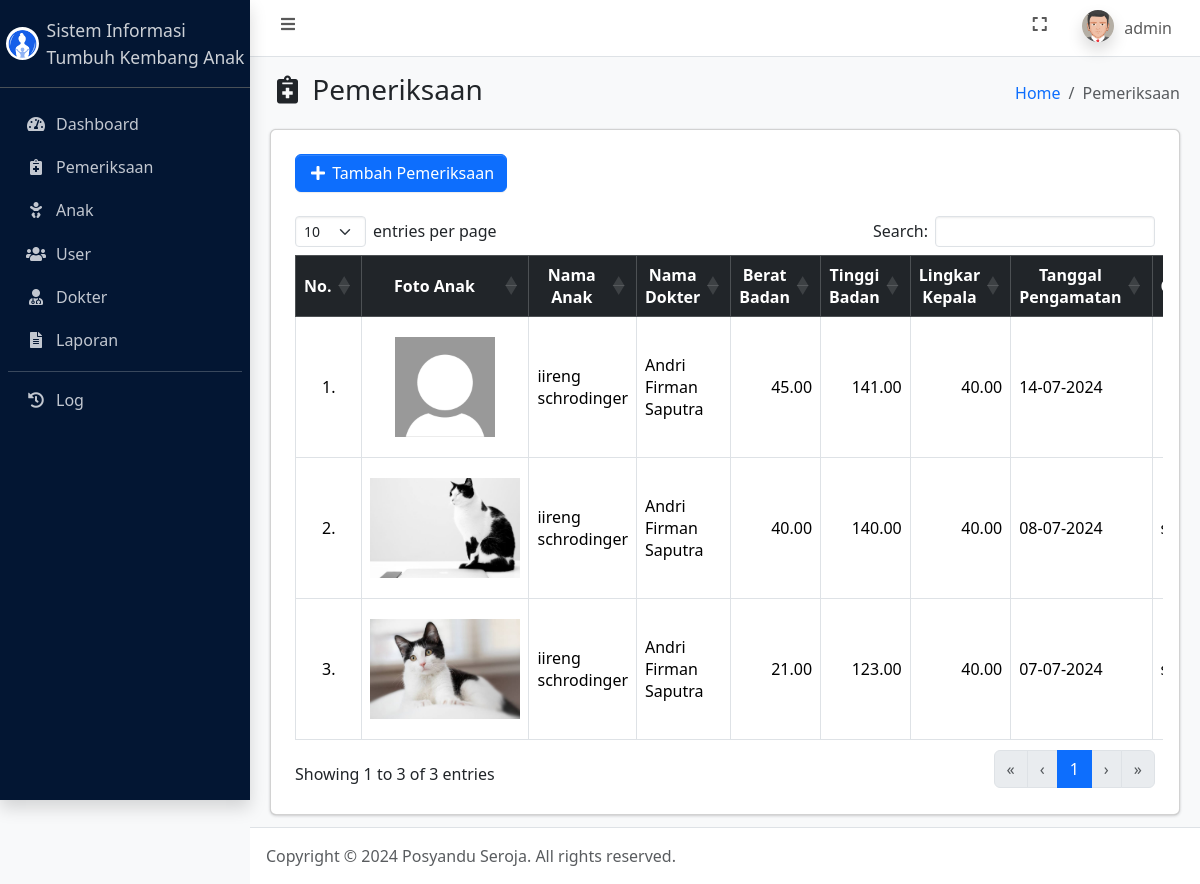
/pemeriksaan.php (signed in), run on the app's committed database.
### tables this page shows
CREATE TABLE `user` (
  `id_user` int(11) NOT NULL,
  `username` varchar(50) NOT NULL,
  `password` varchar(255) NOT NULL,
  `jabatan` enum('admin','petugas') NOT NULL,
  `nama` varchar(100) NOT NULL,
  `foto` text NOT NULL,
  `dibuat_pada` timestamp NOT NULL DEFAULT current_timestamp()
);

CREATE TABLE `pemeriksaan` (
  `id_pemeriksaan` int(11) NOT NULL,
  `id_anak` int(11) NOT NULL,
  `id_dokter` int(11) NOT NULL,
  `berat_badan` decimal(5,2) NOT NULL,
  `tinggi_badan` decimal(5,2) NOT NULL,
  `lingkar_kepala` decimal(5,2) DEFAULT NULL,
  `tanggal_pengamatan` datetime NOT NULL,
  `catatan` text DEFAULT NULL,
  `foto` text NOT NULL,
  `id_user` int(11) NOT NULL
);

CREATE TABLE `anak` (
  `id_anak` int(11) NOT NULL,
  `nama` varchar(100) NOT NULL,
  `tanggal_lahir` date NOT NULL,
  `jenis_kelamin` enum('laki-laki','perempuan') NOT NULL,
  `nama_ibu_kandung` varchar(100) NOT NULL,
  `no_telepon_orang_tua` varchar(15) DEFAULT NULL,
  `alamat_orang_tua` text NOT NULL,
  `foto` text NOT NULL,
  `dibuat_pada` timestamp NOT NULL DEFAULT current_timestamp()
);

CREATE TABLE `dokter` (
  `id_dokter` int(11) NOT NULL,
  `nama` varchar(100) NOT NULL,
  `spesialis` varchar(100) NOT NULL,
  `no_telepon` varchar(15) DEFAULT NULL,
  `alamat` text DEFAULT NULL,
  `foto` text NOT NULL,
  `dibuat_pada` timestamp NOT NULL DEFAULT current_timestamp()
);

### connection.php (called while the page is built, shortened)
<?php
	$host = 'localhost';
	$user = 'root';
	$pass = '';
	$database = 'tumbuh_kembang_anak';
	$conn = mysqli_connect($host, $user, $pass, $database);
    if (isset($_SESSION['id_user'])) {
    	$id_user = $_SESSION['id_user'];
		$dataUser = mysqli_fetch_assoc(mysqli_query($conn, "SELECT * FROM user WHERE id_user = $id_user"));
	}
?>

### pemeriksaan.php (the view, shortened to what this page needs)
<?php
    require_once 'connection.php';
    $pemeriksaan = mysqli_query($conn, "SELECT *, anak.nama as nama_anak, pemeriksaan.foto as foto_anak, dokter.nama as nama_dokter FROM pemeriksaan LEFT JOIN anak ON pemeriksaan.id_anak = anak.id_anak LEFT JOIN dokter ON pemeriksaan.id_dokter = dokter.id_dokter LEFT JOIN user ON pemeriksaan.id_user = user.id_user ORDER BY tanggal_pengamatan DESC");
?>
<!DOCTYPE html>
<html lang="en">
<head>
    <?php include_once 'include/head.php'; ?>
</head>
<body class="layout-fixed sidebar-expand-lg bg-body-tertiary">
    <div class="app-wrapper">
        <?php include_once 'include/navbar.php'; ?>
        <?php include_once 'include/sidebar.php'; ?>
        <main class="app-main">
            <div class="app-content-header">
                <div class="container-fluid">
                    <div class="row">
                        <div class="col-sm-6">
                            <h3 class="mb-0"><i class="nav-icon fas fa-fw fa-notes-medical"></i> Pemeriksaan</h3>
                        </div>
                        <div class="col-sm-6">
                            <ol class="breadcrumb float-sm-end">
                                <li class="breadcrumb-item"><a href="index.php">Home</a></li>
                                <li class="breadcrumb-item active" aria-current="page">
                                    Pemeriksaan
                                </li>
                            </ol>
                        </div>
                    </div>
                </div>
            </div>
            <div class="app-content">
                <div class="container-fluid">
                    <div class="card">
                        <div class="card-body">
                            <div class="table-responsive p-2">
                                <a href="tambah_pemeriksaan.php" class="mb-3 btn btn-primary"><i class="fas fa-fw fa-plus"></i> Tambah Pemeriksaan</a>
                                <table class="table table-bordered" id="table_id">
                                    <thead class="table-dark">
                                        <tr>
                                            <th class="text-center align-middle">No.</th>
                                            <th class="text-center align-middle">Foto Anak</th>
                                            <th class="text-center align-middle">Nama Anak</th>
                                            <th class="text-center align-middle">Nama Dokter</th>
                                            <th class="text-center align-middle">Berat Badan</th>
                                            <th class="text-center align-middle">Tinggi Badan</th>
                                            <th class="text-center align-middle">Lingkar Kepala</th>
                                            <th class="text-center align-middle">Tanggal Pengamatan</th>
                                            <th class="text-center align-middle">Catatan</th>
                                        </tr>
                                    </thead>
                                    <tbody>
                                        <?php $i = 1; ?>
                                        <?php foreach ($pemeriksaan as $dp): ?>
                                            <tr>
                                                <td class="text-center align-middle"><?= $i++; ?>.</td>
                                                <td class="text-center align-middle"><img style="height: 100px" src="assets/img/profiles/<?= $dp['foto_anak']; ?>" alt="<?= $dp['foto_anak']; ?>"></td>
                                                <td class="align-middle"><?= $dp['nama_anak']; ?></td>
                                                <td class="align-middle"><?= $dp['nama_dokter']; ?></td>
                                                <td class="align-middle"><?= $dp['berat_badan']; ?></td>
                                                <td class="align-middle"><?= $dp['tinggi_badan']; ?></td>
                                                <td class="align-middle"><?= $dp['lingkar_kepala']; ?></td>
                                                <td class="align-middle"><?= date('d-m-Y', strtotime($dp['tanggal_pengamatan']));; ?></td>
                                                <td class="align-middle"><?= $dp['catatan']; ?></td>
                                            </tr>
                                        <?php endforeach ?>
                                    </tbody>
                                </table>
                            </div>
                        </div>
                    </div>
                </div>
            </div>
        </main>
        <?php include_once 'include/footer.php'; ?>
    </div>
</body>
</html>

### include/head.php (shortened to what this page needs)
<link rel="stylesheet" href="https://cdn.jsdelivr.net/npm/@fontsource/source-sans-3@5.0.12/index.css">
<link rel="stylesheet" href="assets/vendor/fontawesome/css/all.min.css">
<link rel="stylesheet" href="assets/vendor/datatables/css/dataTables.bootstrap5.css">
<link rel="stylesheet" href="css/overlayscrollbars.min.css">
<link rel="stylesheet" href="css/adminlte.css">

### include/navbar.php (shortened to what this page needs)
<nav class="app-header navbar navbar-expand bg-body">
    <div class="container-fluid">
        <ul class="navbar-nav">
            <li class="nav-item"> <a class="nav-link" data-lte-toggle="sidebar" href="#" role="button"> <i class="fas fa-fw fa-bars"></i> </a> </li>
        </ul>
        <ul class="navbar-nav ms-auto">
            <li class="nav-item"> <a class="nav-link" href="#" data-lte-toggle="fullscreen"> <i data-lte-icon="maximize" class="fas fa-fw fa-expand"></i> </a> </li>
            <li class="nav-item dropdown user-menu">
                <a href="#" class="nav-link dropdown-toggle" data-bs-toggle="dropdown" aria-expanded="false">
                    <img src="assets/img/profiles/<?= $dataUser['foto']; ?>" class="user-image rounded-circle shadow" alt="User Image">
                    <span class="d-none d-md-inline"><?= $dataUser['username']; ?></span>
                </a>
            </li>
        </ul>
    </div>
</nav>

### include/sidebar.php
<aside class="app-sidebar bg-primary-subtle shadow" data-bs-theme="dark">
    <div class="sidebar-brand">
        <a href="index.php" class="brand-link">
            <img src="assets/img/properties/logo.png" alt="Logo" class="brand-image rounded-circle">
            <span class="brand-text fw-light small">Sistem Informasi <br> Tumbuh Kembang Anak</span>
        </a>
    </div>
    <div class="sidebar-wrapper">
        <nav class="mt-2">
            <ul class="nav sidebar-menu flex-column" data-lte-toggle="treeview" role="menu" data-accordion="false">
                <li class="nav-item">
                    <a href="index.php" class="nav-link <?= ($_SERVER['REQUEST_URI'] == '/tumbuh_kembang_anak/index.php') ? 'active' : ''; ?>"> <i class="nav-icon fas fa-fw fa-tachometer-alt"></i>
                        <p>Dashboard</p>
                    </a>
                </li>
                <li class="nav-item">
                    <a href="pemeriksaan.php" class="nav-link <?= ($_SERVER['REQUEST_URI'] == '/tumbuh_kembang_anak/pemeriksaan.php') ? 'active' : ''; ?>"> <i class="nav-icon fas fa-fw fa-notes-medical"></i>
                        <p>Pemeriksaan</p>
                    </a>
                </li>
                <li class="nav-item">
                    <a href="anak.php" class="nav-link <?= ($_SERVER['REQUEST_URI'] == '/tumbuh_kembang_anak/anak.php') ? 'active' : ''; ?>"> <i class="nav-icon fas fa-fw fa-baby"></i>
                        <p>Anak</p>
                    </a>
                </li>
                <?php if ($dataUser['jabatan'] == 'admin'): ?>
                    <li class="nav-item">
                        <a href="user.php" class="nav-link <?= ($_SERVER['REQUEST_URI'] == '/tumbuh_kembang_anak/user.php') ? 'active' : ''; ?>"> <i class="nav-icon fas fa-fw fa-users"></i>
                            <p>User</p>
                        </a>
                    </li>
                    <li class="nav-item">
                        <a href="dokter.php" class="nav-link <?= ($_SERVER['REQUEST_URI'] == '/tumbuh_kembang_anak/dokter.php') ? 'active' : ''; ?>"> <i class="nav-icon fas fa-fw fa-user-md"></i>
                            <p>Dokter</p>
                        </a>
                    </li>
                <?php endif ?>
                <li class="nav-item">
                    <a href="laporan.php" class="nav-link <?= ($_SERVER['REQUEST_URI'] == '/tumbuh_kembang_anak/laporan.php') ? 'active' : ''; ?>"> <i class="nav-icon fas fa-fw fa-file-alt"></i>
                        <p>Laporan</p>
                    </a>
                </li>
                <hr class="sidebar-divider">
                <li class="nav-item">
                    <a href="log.php" class="nav-link <?= ($_SERVER['REQUEST_URI'] == '/tumbuh_kembang_anak/log.php') ? 'active' : ''; ?>"> <i class="nav-icon fas fa-fw fa-history"></i>
                        <p>Log</p>
                    </a>
                </li>
            </ul>
        </nav>
    </div>
</aside>

### include/footer.php (shortened to what this page needs)
<footer class="app-footer">
        Copyright &copy; 2024 Posyandu Seroja.
    All rights reserved.
</footer>

### data on the page
user: foto (picture), username "admin"
pemeriksaan: foto (placeholder picture), id_anak.nama "iireng schrodinger", id_dokter.nama "Andri Firman Saputra", berat_badan "45.00", tinggi_badan "141.00", lingkar_kepala "40.00", tanggal_pengamatan "14-07-2024"
pemeriksaan: foto (picture), id_anak.nama "iireng schrodinger", id_dokter.nama "Andri Firman Saputra", berat_badan "40.00", tinggi_badan "140.00", lingkar_kepala "40.00", tanggal_pengamatan "08-07-2024"
pemeriksaan: foto (picture), id_anak.nama "iireng schrodinger", id_dokter.nama "Andri Firman Saputra", berat_badan "21.00", tinggi_badan "123.00", lingkar_kepala "40.00", tanggal_pengamatan "07-07-2024"
